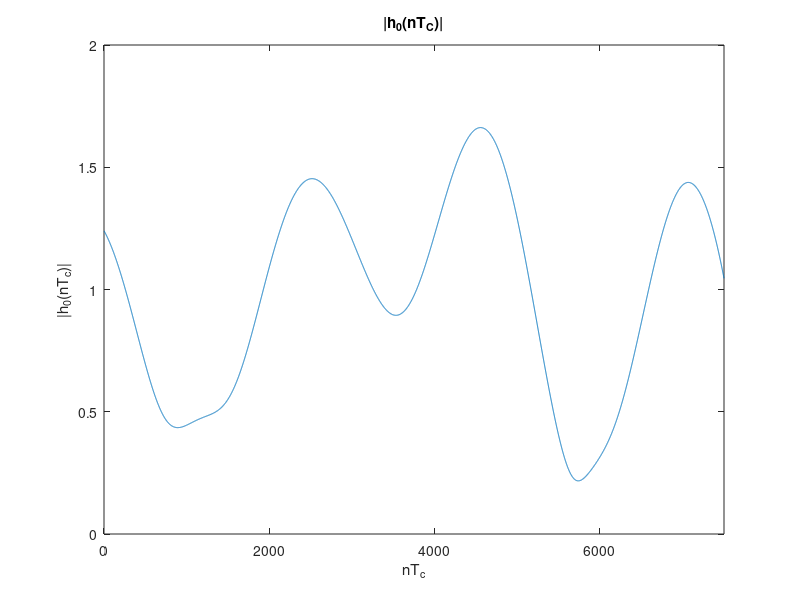
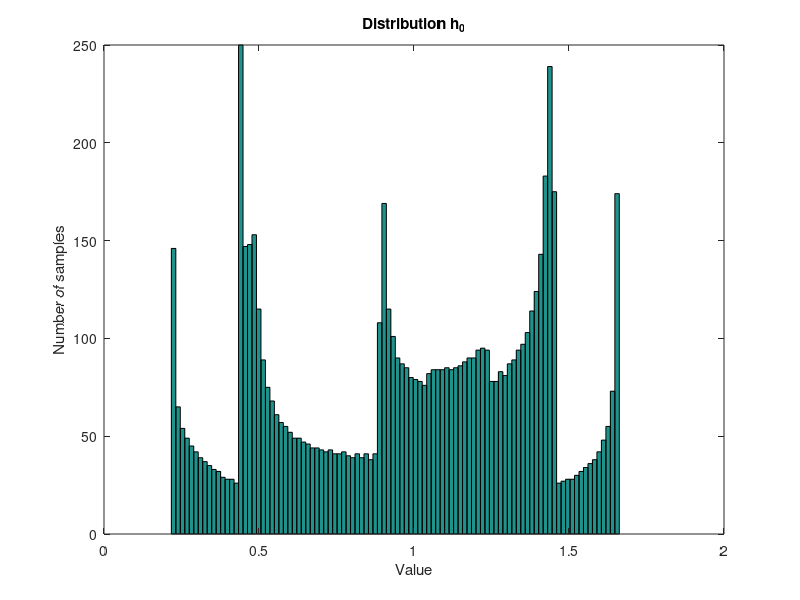

MATLAB code for these plots, in order:
close all; clear global; clearvars; clc;

Tc = 1;

% Rice factor
K_db = 2;
K = 10^(K_db/10);
C=sqrt(K/(K+1));

% Doppler spread
fd = 40 * 10^(-5);
Tp = 0.1*(1/fd);

% Denominator and Numerator (pg 317)
a_dopp=[1, -4.4153, 8.6283, -9.4592, 6.1051, -1.3542, -3.3622, 7.2390, -7.9361, 5.1221, -1.8401, 2.8706e-1];
b_dopp=[1.3651e-4, 8.1905e-4, 2.0476e-3, 2.7302e-3, 2.0476e-3, 9.0939e-4, 6.7852e-4, 1.3550e-3, 1.8076e-3, 1.3550e-3, 5.3726e-4, 6.1818e-5, -7.1294e-5, ...
    -9.5058e-5, -7.1294e-5, -2.5505e-5, 1.3321e-5, 4.5186e-5, 6.0248e-5, 4.5186e-5, 1.8074e-5, 3.0124e-6];

[h_dopp] = impz(b_dopp, a_dopp);

% Energy normalization
hds_nrg = sum(h_dopp.^2);
b_dopp = b_dopp/sqrt(hds_nrg);
Md=1-C^2;

% Number of coefficients (given)
N_h = 1;
num_samples = 7500;

% Transient is determined by the pole closest to the unit circle
poles = abs(roots(a_dopp));
most_imp = max(poles);
transient = 5*Tp*ceil(-1/log(most_imp));

% Required samples
h_samples_needed = num_samples + transient;
w_samples_needed = ceil(h_samples_needed / Tp);

% h_mat = zeros(N_h, h_samples_needed - transient);

% Noise: Complex Gaussian, zero mean, unit variance
w = wgn(w_samples_needed,1,0,'complex');

hprime = filter(b_dopp, a_dopp, w);

% Interpolation
t = 1:length(hprime);
t_fine = Tc/Tp:Tc/Tp:length(hprime);
h_fine = interp1(t, hprime, t_fine, 'spline');
h_fine = h_fine*sqrt(Md);

% Drop the transient and add C because of LOS components
h = h_fine(transient+1:end)+C;

% Plot 7500 samples
figure('Name', 'Coefficient h0');
plot(abs(h));
xlabel('nT_c'), ylabel('|h_0(nT_c)|');
title('|h_0(nT_C)|');
xlim([0 num_samples]);

%% PDF of h0_bar

h_bar=h/sqrt(C^2+Md);

% mean and variance of the realization of h
h_sd=std(abs(h_bar));
h_mean=mean(abs(h_bar));

% Magnitude
abs_h=abs(h_bar);

% Histogram to see the distribution behavior
Nbins=100;
figure('Name','Distribution');
hist(abs_h, Nbins);
ylabel('Number of samples');
xlabel('Value');
title('Distribution h_0');